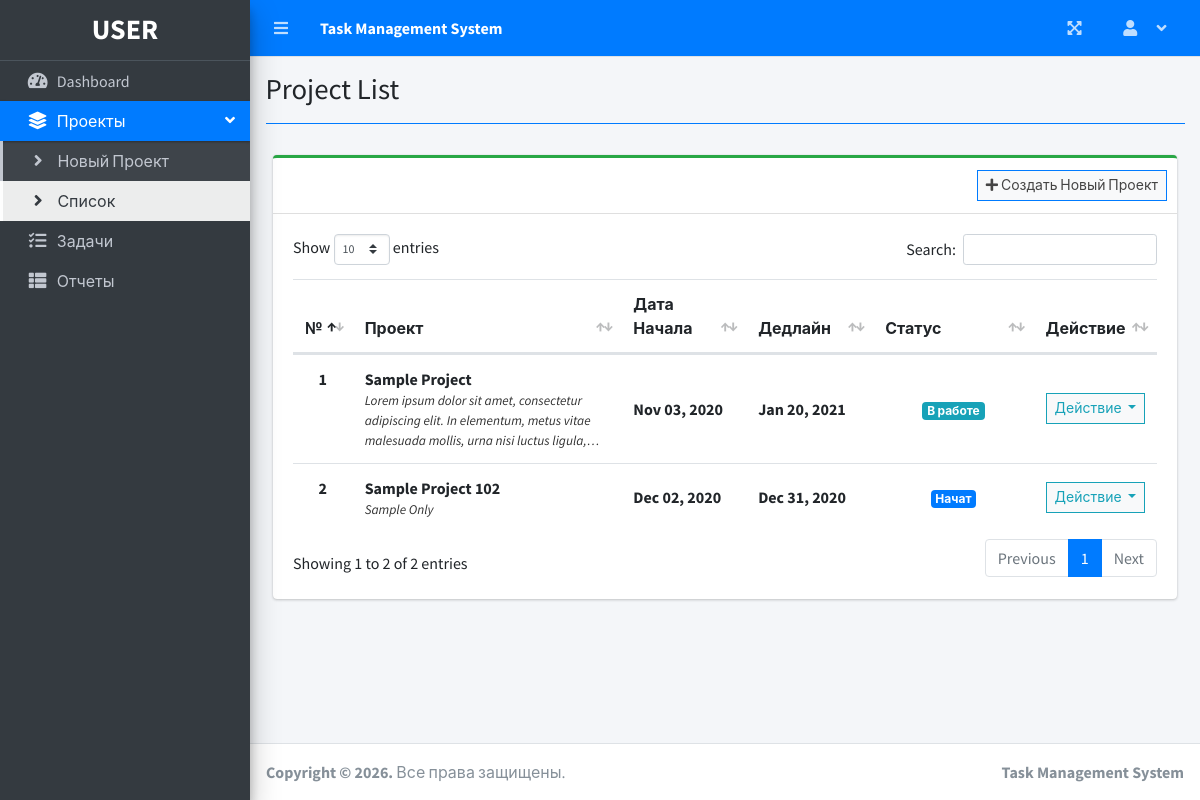
The app's page /index.php?page=project_list (signed in) with its own data.
### tables this page shows
CREATE TABLE `project_list` (
  `id` int(30) NOT NULL,
  `name` varchar(200) NOT NULL,
  `description` text NOT NULL,
  `status` tinyint(2) NOT NULL,
  `start_date` date NOT NULL,
  `end_date` date NOT NULL,
  `manager_id` int(30) NOT NULL,
  `user_ids` text NOT NULL,
  `date_created` datetime NOT NULL DEFAULT current_timestamp()
);

### project_list.php (the view, shortened to what this page needs)
<?php include'db_connect.php' ?>
<div class="col-lg-12">
	<div class="card card-outline card-success">
		<div class="card-header">
            <?php if($_SESSION['login_type'] != 3): ?>
			<div class="card-tools">
				<a class="btn btn-block btn-sm btn-default btn-flat border-primary" href="./index.php?page=new_project"><i class="fa fa-plus"></i> Создать Новый Проект</a>
			</div>
            <?php endif; ?>
		</div>
		<div class="card-body">
			<table class="table tabe-hover table-condensed" id="list">
				<colgroup>
					<col width="5%">
					<col width="35%">
					<col width="15%">
					<col width="15%">
					<col width="20%">
					<col width="10%">
				</colgroup>
				<thead>
					<tr>
						<th class="text-center">№</th>
						<th>Проект</th>
						<th>Дата Начала</th>
						<th>Дедлайн</th>
						<th>Статус</th>
						<th>Действие</th>
					</tr>
				</thead>
				<tbody>
					<?php
					$i = 1;
					$stat = array("На рассмотрении","Начат","В работе","Ожиданиее","Просрочен","Завершен");
					$where = "";
					$qry = $conn->query("SELECT * FROM project_list $where order by name asc");
					while($row= $qry->fetch_assoc()):
						$trans = get_html_translation_table(HTML_ENTITIES,ENT_QUOTES);
						unset($trans["\""], $trans["<"], $trans[">"], $trans["<h2"]);
						$desc = strtr(html_entity_decode($row['description']),$trans);
						$desc=str_replace(array("<li>","</li>"), array("",", "), $desc);
		                $cprog = $conn->query("SELECT * FROM task_list where project_id = {$row['id']} and status = 3")->num_rows;
		                $prod = $conn->query("SELECT * FROM user_productivity where project_id = {$row['id']}")->num_rows;
						if($row['status'] == 0 && strtotime(date('Y-m-d')) >= strtotime($row['start_date'])):
						if($prod  > 0  || $cprog > 0)
		                  $row['status'] = 2;
		                else
		                  $row['status'] = 1;
						elseif($row['status'] == 0 && strtotime(date('Y-m-d')) > strtotime($row['end_date'])):
						$row['status'] = 4;
						endif;
					?>
					<tr>
						<th class="text-center"><?php echo $i++ ?></th>
						<td>
							<p><b><?php echo ucwords($row['name']) ?></b></p>
							<p class="truncate"><?php echo strip_tags($desc) ?></p>
						</td>
						<td><b><?php echo date("M d, Y",strtotime($row['start_date'])) ?></b></td>
						<td><b><?php echo date("M d, Y",strtotime($row['end_date'])) ?></b></td>
						<td class="text-center">
							<?php
							  if($stat[$row['status']] =='На рассмотрении'){
							  	echo "<span class='badge badge-secondary'>{$stat[$row['status']]}</span>";
							  }elseif($stat[$row['status']] =='Начат'){
							  	echo "<span class='badge badge-primary'>{$stat[$row['status']]}</span>";
							  }elseif($stat[$row['status']] =='В работе'){
							  	echo "<span class='badge badge-info'>{$stat[$row['status']]}</span>";
							  }elseif($stat[$row['status']] =='Ожидание'){
							  	echo "<span class='badge badge-warning'>{$stat[$row['status']]}</span>";
							  }elseif($stat[$row['status']] =='Просрочен'){
							  	echo "<span class='badge badge-danger'>{$stat[$row['status']]}</span>";
							  }elseif($stat[$row['status']] =='Завершен'){
							  	echo "<span class='badge badge-success'>{$stat[$row['status']]}</span>";
							  }
							?>
						</td>
						<td class="text-center">
							<button type="button" class="btn btn-default btn-sm btn-flat border-info wave-effect text-info dropdown-toggle" data-toggle="dropdown" aria-expanded="true">
		                      Действие
		                    </button>
						</td>
					</tr>
				<?php endwhile; ?>
				</tbody>
			</table>
		</div>
	</div>
</div>

### project_list.php (style rules this page uses)
table p { margin: unset !important; }
table td { vertical-align: middle !important }

### records on screen
project_list: name "Sample Project", description "Lorem ipsum dolor sit amet, consectetur adipiscing elit. In elementum, metus vitae malesuada mollis, urna nisi luctus…", start_date "Nov 03, 2020", end_date "Jan 20, 2021", manager "В работе"
project_list: name "Sample Project 102", description "Sample Only", start_date "Dec 02, 2020", end_date "Dec 31, 2020", status "Начат"

### other values on screen
$_SESSION['system']['name'] "Task Management System"
$title "Project List"
